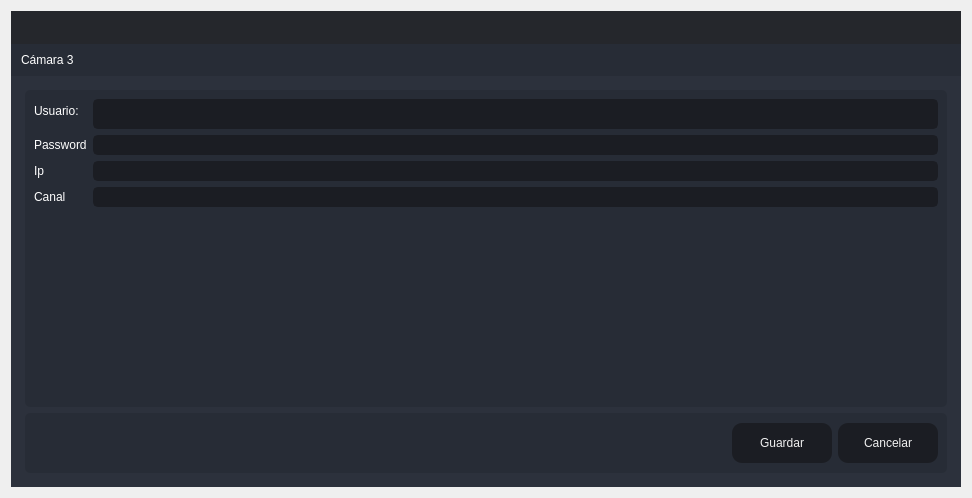
<?xml version="1.0" encoding="UTF-8"?>
<ui version="4.0">
 <class>Create_Aduana</class>
 <widget class="QDialog" name="Create_Aduana">
  <property name="windowModality">
   <enum>Qt::ApplicationModal</enum>
  </property>
  <property name="geometry">
   <rect>
    <x>0</x>
    <y>0</y>
    <width>972</width>
    <height>498</height>
   </rect>
  </property>
  <property name="windowTitle">
   <string>Actualizar</string>
  </property>
  <layout class="QVBoxLayout" name="verticalLayout_6">
   <item>
    <widget class="QFrame" name="frame_main">
     <property name="styleSheet">
      <string notr="true">/* LINE EDIT */
QLineEdit {
	background-color: rgb(27, 29, 35);
	border-radius: 5px;
	border: 2px solid rgb(27, 29, 35);
	padding-left: 10px;
}
QLineEdit:hover {
	border: 2px solid rgb(64, 71, 88);
}
QLineEdit:focus {
	border: 2px solid rgb(91, 101, 124);
}

/* SCROLL BARS */
QScrollBar:horizontal {
    border: none;
    background: rgb(52, 59, 72);
    height: 14px;
    margin: 0px 21px 0 21px;
	border-radius: 0px;
}
QScrollBar::handle:horizontal {
    background: rgb(85, 170, 255);
    min-width: 25px;
	border-radius: 7px
}
QScrollBar::add-line:horizontal {
    border: none;
    background: rgb(55, 63, 77);
    width: 20px;
	border-top-right-radius: 7px;
    border-bottom-right-radius: 7px;
    subcontrol-position: right;
    subcontrol-origin: margin;
}
QScrollBar::sub-line:horizontal {
    border: none;
    background: rgb(55, 63, 77);
    width: 20px;
	border-top-left-radius: 7px;
    border-bottom-left-radius: 7px;
    subcontrol-position: left;
    subcontrol-origin: margin;
}
QScrollBar::up-arrow:horizontal, QScrollBar::down-arrow:horizontal
{
     background: none;
}
QScrollBar::add-page:horizontal, QScrollBar::sub-page:horizontal
{
     background: none;
}
 QScrollBar:vertical {
	border: none;
    background: rgb(52, 59, 72);
    width: 14px;
    margin: 21px 0 21px 0;
	border-radius: 0px;
 }
 QScrollBar::handle:vertical {	
	background: rgb(85, 170, 255);
    min-height: 25px;
	border-radius: 7px
 }
 QScrollBar::add-line:vertical {
     border: none;
    background: rgb(55, 63, 77);
     height: 20px;
	border-bottom-left-radius: 7px;
    border-bottom-right-radius: 7px;
     subcontrol-position: bottom;
     subcontrol-origin: margin;
 }
 QScrollBar::sub-line:vertical {
	border: none;
    background: rgb(55, 63, 77);
     height: 20px;
	border-top-left-radius: 7px;
    border-top-right-radius: 7px;
     subcontrol-position: top;
     subcontrol-origin: margin;
 }
 QScrollBar::up-arrow:vertical, QScrollBar::down-arrow:vertical {
     background: none;
 }

 QScrollBar::add-page:vertical, QScrollBar::sub-page:vertical {
     background: none;
 }

/* CHECKBOX */
QCheckBox::indicator {
    border: 3px solid rgb(52, 59, 72);
	width: 15px;
	height: 15px;
	border-radius: 10px;
    background: rgb(44, 49, 60);
}
QCheckBox::indicator:hover {
    border: 3px solid rgb(58, 66, 81);
}
QCheckBox::indicator:checked {
    background: 3px solid rgb(52, 59, 72);
	border: 3px solid rgb(52, 59, 72);	
	background-image: url(:/16x16/icons/16x16/cil-check-alt.png);
}

/* RADIO BUTTON */
QRadioButton::indicator {
    border: 3px solid rgb(52, 59, 72);
	width: 15px;
	height: 15px;
	border-radius: 10px;
    background: rgb(44, 49, 60);
}
QRadioButton::indicator:hover {
    border: 3px solid rgb(58, 66, 81);
}
QRadioButton::indicator:checked {
    background: 3px solid rgb(94, 106, 130);
	border: 3px solid rgb(52, 59, 72);	
}

/* COMBOBOX */
QComboBox{
	background-color: rgb(27, 29, 35);
	border-radius: 5px;
	border: 2px solid rgb(27, 29, 35);
	padding: 5px;
	padding-left: 10px;
}
QComboBox:hover{
	border: 2px solid rgb(64, 71, 88);
}
QComboBox::drop-down {
	subcontrol-origin: padding;
	subcontrol-position: top right;
	width: 25px; 
	border-left-width: 3px;
	border-left-color: rgba(39, 44, 54, 150);
	border-left-style: solid;
	border-top-right-radius: 3px;
	border-bottom-right-radius: 3px;	
	background-image: url(:/16x16/icons/16x16/cil-arrow-bottom.png);
	background-position: center;
	background-repeat: no-reperat;
 }
QComboBox QAbstractItemView {
	color: rgb(85, 170, 255);	
	background-color: rgb(27, 29, 35);
	padding: 10px;
	selection-background-color: rgb(39, 44, 54);
}

/* SLIDERS */
QSlider::groove:horizontal {
    border-radius: 9px;
    height: 18px;
	margin: 0px;
	background-color: rgb(52, 59, 72);
}
QSlider::groove:horizontal:hover {
	background-color: rgb(55, 62, 76);
}
QSlider::handle:horizontal {
    background-color: rgb(85, 170, 255);
    border: none;
    height: 18px;
    width: 18px;
    margin: 0px;
	border-radius: 9px;
}
QSlider::handle:horizontal:hover {
    background-color: rgb(105, 180, 255);
}
QSlider::handle:horizontal:pressed {
    background-color: rgb(65, 130, 195);
}

QSlider::groove:vertical {
    border-radius: 9px;
    width: 18px;
    margin: 0px;
	background-color: rgb(52, 59, 72);
}
QSlider::groove:vertical:hover {
	background-color: rgb(55, 62, 76);
}
QSlider::handle:vertical {
    background-color: rgb(85, 170, 255);
	border: none;
    height: 18px;
    width: 18px;
    margin: 0px;
	border-radius: 9px;
}
QSlider::handle:vertical:hover {
    background-color: rgb(105, 180, 255);
}
QSlider::handle:vertical:pressed {
    background-color: rgb(65, 130, 195);
}

</string>
     </property>
     <property name="frameShape">
      <enum>QFrame::NoFrame</enum>
     </property>
     <property name="frameShadow">
      <enum>QFrame::Raised</enum>
     </property>
     <layout class="QVBoxLayout" name="verticalLayout">
      <property name="spacing">
       <number>0</number>
      </property>
      <property name="leftMargin">
       <number>0</number>
      </property>
      <property name="topMargin">
       <number>0</number>
      </property>
      <property name="rightMargin">
       <number>0</number>
      </property>
      <property name="bottomMargin">
       <number>0</number>
      </property>
      <item>
       <widget class="QFrame" name="frame_top">
        <property name="minimumSize">
         <size>
          <width>0</width>
          <height>65</height>
         </size>
        </property>
        <property name="maximumSize">
         <size>
          <width>16777215</width>
          <height>65</height>
         </size>
        </property>
        <property name="styleSheet">
         <string notr="true">background-color: transparent;</string>
        </property>
        <property name="frameShape">
         <enum>QFrame::NoFrame</enum>
        </property>
        <property name="frameShadow">
         <enum>QFrame::Raised</enum>
        </property>
        <layout class="QHBoxLayout" name="horizontalLayout_3">
         <property name="spacing">
          <number>0</number>
         </property>
         <property name="leftMargin">
          <number>0</number>
         </property>
         <property name="topMargin">
          <number>0</number>
         </property>
         <property name="rightMargin">
          <number>0</number>
         </property>
         <property name="bottomMargin">
          <number>0</number>
         </property>
         <item>
          <widget class="QFrame" name="frame_toggle">
           <property name="maximumSize">
            <size>
             <width>70</width>
             <height>16777215</height>
            </size>
           </property>
           <property name="styleSheet">
            <string notr="true">background-color: rgb(27, 29, 35);</string>
           </property>
           <property name="frameShape">
            <enum>QFrame::NoFrame</enum>
           </property>
           <property name="frameShadow">
            <enum>QFrame::Raised</enum>
           </property>
           <layout class="QVBoxLayout" name="verticalLayout_3">
            <property name="spacing">
             <number>0</number>
            </property>
            <property name="leftMargin">
             <number>0</number>
            </property>
            <property name="topMargin">
             <number>0</number>
            </property>
            <property name="rightMargin">
             <number>0</number>
            </property>
            <property name="bottomMargin">
             <number>0</number>
            </property>
           </layout>
          </widget>
         </item>
         <item>
          <widget class="QFrame" name="frame_top_right">
           <property name="styleSheet">
            <string notr="true">background: transparent;</string>
           </property>
           <property name="frameShape">
            <enum>QFrame::NoFrame</enum>
           </property>
           <property name="frameShadow">
            <enum>QFrame::Raised</enum>
           </property>
           <layout class="QVBoxLayout" name="verticalLayout_2">
            <property name="spacing">
             <number>0</number>
            </property>
            <property name="leftMargin">
             <number>0</number>
            </property>
            <property name="topMargin">
             <number>0</number>
            </property>
            <property name="rightMargin">
             <number>0</number>
            </property>
            <property name="bottomMargin">
             <number>0</number>
            </property>
            <item>
             <widget class="QFrame" name="frame_top_btns">
              <property name="maximumSize">
               <size>
                <width>16777215</width>
                <height>42</height>
               </size>
              </property>
              <property name="styleSheet">
               <string notr="true">background-color: rgba(27, 29, 35, 200)</string>
              </property>
              <property name="frameShape">
               <enum>QFrame::NoFrame</enum>
              </property>
              <property name="frameShadow">
               <enum>QFrame::Raised</enum>
              </property>
              <layout class="QHBoxLayout" name="horizontalLayout_4">
               <property name="spacing">
                <number>0</number>
               </property>
               <property name="leftMargin">
                <number>0</number>
               </property>
               <property name="topMargin">
                <number>0</number>
               </property>
               <property name="rightMargin">
                <number>0</number>
               </property>
               <property name="bottomMargin">
                <number>0</number>
               </property>
               <item>
                <widget class="QFrame" name="frame_label_top_btns">
                 <property name="sizePolicy">
                  <sizepolicy hsizetype="Expanding" vsizetype="Preferred">
                   <horstretch>0</horstretch>
                   <verstretch>0</verstretch>
                  </sizepolicy>
                 </property>
                 <property name="frameShape">
                  <enum>QFrame::NoFrame</enum>
                 </property>
                 <property name="frameShadow">
                  <enum>QFrame::Raised</enum>
                 </property>
                 <layout class="QHBoxLayout" name="horizontalLayout_10">
                  <property name="spacing">
                   <number>0</number>
                  </property>
                  <property name="leftMargin">
                   <number>5</number>
                  </property>
                  <property name="topMargin">
                   <number>0</number>
                  </property>
                  <property name="rightMargin">
                   <number>10</number>
                  </property>
                  <property name="bottomMargin">
                   <number>0</number>
                  </property>
                 </layout>
                </widget>
               </item>
               <item alignment="Qt::AlignRight">
                <widget class="QFrame" name="frame_btns_right">
                 <property name="sizePolicy">
                  <sizepolicy hsizetype="Expanding" vsizetype="Preferred">
                   <horstretch>0</horstretch>
                   <verstretch>0</verstretch>
                  </sizepolicy>
                 </property>
                 <property name="maximumSize">
                  <size>
                   <width>120</width>
                   <height>16777215</height>
                  </size>
                 </property>
                 <property name="frameShape">
                  <enum>QFrame::NoFrame</enum>
                 </property>
                 <property name="frameShadow">
                  <enum>QFrame::Raised</enum>
                 </property>
                 <layout class="QHBoxLayout" name="horizontalLayout_5">
                  <property name="spacing">
                   <number>0</number>
                  </property>
                  <property name="leftMargin">
                   <number>0</number>
                  </property>
                  <property name="topMargin">
                   <number>0</number>
                  </property>
                  <property name="rightMargin">
                   <number>0</number>
                  </property>
                  <property name="bottomMargin">
                   <number>0</number>
                  </property>
                 </layout>
                </widget>
               </item>
              </layout>
             </widget>
            </item>
            <item>
             <widget class="QFrame" name="frame_top_info">
              <property name="maximumSize">
               <size>
                <width>16777215</width>
                <height>65</height>
               </size>
              </property>
              <property name="styleSheet">
               <string notr="true">background-color: rgb(39, 44, 54);</string>
              </property>
              <property name="frameShape">
               <enum>QFrame::NoFrame</enum>
              </property>
              <property name="frameShadow">
               <enum>QFrame::Raised</enum>
              </property>
              <layout class="QHBoxLayout" name="horizontalLayout_8">
               <property name="spacing">
                <number>0</number>
               </property>
               <property name="leftMargin">
                <number>10</number>
               </property>
               <property name="topMargin">
                <number>0</number>
               </property>
               <property name="rightMargin">
                <number>10</number>
               </property>
               <property name="bottomMargin">
                <number>0</number>
               </property>
               <item>
                <widget class="QLabel" name="label">
                 <property name="styleSheet">
                  <string notr="true">font: 75 16pt &quot;MS Shell Dlg 2&quot;;
image: url(:/80x80/icons/80x80/ct-camaras.png);
color: rgb(255, 255, 255);</string>
                 </property>
                 <property name="text">
                  <string>Cámara 3</string>
                 </property>
                </widget>
               </item>
              </layout>
             </widget>
            </item>
           </layout>
          </widget>
         </item>
        </layout>
       </widget>
      </item>
      <item>
       <widget class="QFrame" name="frame_center">
        <property name="sizePolicy">
         <sizepolicy hsizetype="Expanding" vsizetype="Expanding">
          <horstretch>0</horstretch>
          <verstretch>0</verstretch>
         </sizepolicy>
        </property>
        <property name="styleSheet">
         <string notr="true">background-color: rgb(40, 44, 52);</string>
        </property>
        <property name="frameShape">
         <enum>QFrame::NoFrame</enum>
        </property>
        <property name="frameShadow">
         <enum>QFrame::Raised</enum>
        </property>
        <layout class="QHBoxLayout" name="horizontalLayout_2">
         <property name="spacing">
          <number>0</number>
         </property>
         <property name="leftMargin">
          <number>0</number>
         </property>
         <property name="topMargin">
          <number>0</number>
         </property>
         <property name="rightMargin">
          <number>0</number>
         </property>
         <property name="bottomMargin">
          <number>0</number>
         </property>
         <item>
          <widget class="QFrame" name="frame_content_right">
           <property name="styleSheet">
            <string notr="true">background-color: rgb(44, 49, 60);</string>
           </property>
           <property name="frameShape">
            <enum>QFrame::NoFrame</enum>
           </property>
           <property name="frameShadow">
            <enum>QFrame::Raised</enum>
           </property>
           <layout class="QVBoxLayout" name="verticalLayout_4">
            <property name="spacing">
             <number>0</number>
            </property>
            <property name="leftMargin">
             <number>0</number>
            </property>
            <property name="topMargin">
             <number>0</number>
            </property>
            <property name="rightMargin">
             <number>0</number>
            </property>
            <property name="bottomMargin">
             <number>0</number>
            </property>
            <item>
             <widget class="QFrame" name="frame_content">
              <property name="frameShape">
               <enum>QFrame::NoFrame</enum>
              </property>
              <property name="frameShadow">
               <enum>QFrame::Raised</enum>
              </property>
              <layout class="QVBoxLayout" name="verticalLayout_9">
               <property name="spacing">
                <number>0</number>
               </property>
               <property name="leftMargin">
                <number>5</number>
               </property>
               <property name="topMargin">
                <number>5</number>
               </property>
               <property name="rightMargin">
                <number>5</number>
               </property>
               <property name="bottomMargin">
                <number>5</number>
               </property>
               <item>
                <widget class="QStackedWidget" name="stackedWidget">
                 <property name="styleSheet">
                  <string notr="true">background: transparent;</string>
                 </property>
                 <property name="currentIndex">
                  <number>0</number>
                 </property>
                 <widget class="QWidget" name="page_home">
                  <layout class="QVBoxLayout" name="verticalLayout_10">
                   <item>
                    <widget class="QFrame" name="frame">
                     <property name="styleSheet">
                      <string notr="true">background-color: rgb(39, 44, 54);
border-radius: 5px;</string>
                     </property>
                     <property name="frameShape">
                      <enum>QFrame::StyledPanel</enum>
                     </property>
                     <property name="frameShadow">
                      <enum>QFrame::Raised</enum>
                     </property>
                     <layout class="QVBoxLayout" name="verticalLayout_5">
                      <item>
                       <layout class="QFormLayout" name="formLayout_2">
                        <item row="0" column="0">
                         <widget class="QLabel" name="label_2">
                          <property name="styleSheet">
                           <string notr="true">font: 75 12pt &quot;MS Shell Dlg 2&quot;;
color: rgb(255, 255, 255);</string>
                          </property>
                          <property name="text">
                           <string>Usuario: </string>
                          </property>
                         </widget>
                        </item>
                        <item row="0" column="1">
                         <widget class="QLineEdit" name="lineUpdateUsuario">
                          <property name="minimumSize">
                           <size>
                            <width>0</width>
                            <height>30</height>
                           </size>
                          </property>
                          <property name="styleSheet">
                           <string notr="true">QLineEdit {
	background-color: rgb(27, 29, 35);
	border-radius: 5px;
	border: 2px solid rgb(27, 29, 35);
	padding-left: 10px;
	font: 75 12pt &quot;MS Shell Dlg 2&quot;;
	color: rgb(255, 255, 255);
}
QLineEdit:hover {
	border: 2px solid rgb(64, 71, 88);
}
QLineEdit:focus {
	border: 2px solid rgb(91, 101, 124);
}</string>
                          </property>
                         </widget>
                        </item>
                        <item row="1" column="0">
                         <widget class="QLabel" name="label_3">
                          <property name="styleSheet">
                           <string notr="true">font: 75 12pt &quot;MS Shell Dlg 2&quot;;
color: rgb(255, 255, 255);</string>
                          </property>
                          <property name="text">
                           <string>Password</string>
                          </property>
                         </widget>
                        </item>
                        <item row="1" column="1">
                         <widget class="QLineEdit" name="lineUpdatePassword">
                          <property name="styleSheet">
                           <string notr="true">QLineEdit {
	background-color: rgb(27, 29, 35);
	border-radius: 5px;
	border: 2px solid rgb(27, 29, 35);
	padding-left: 10px;
	font: 75 12pt &quot;MS Shell Dlg 2&quot;;
	color: rgb(255, 255, 255);
}
QLineEdit:hover {
	border: 2px solid rgb(64, 71, 88);
}
QLineEdit:focus {
	border: 2px solid rgb(91, 101, 124);
}</string>
                          </property>
                          <property name="echoMode">
                           <enum>QLineEdit::PasswordEchoOnEdit</enum>
                          </property>
                         </widget>
                        </item>
                        <item row="2" column="0">
                         <widget class="QLabel" name="label_4">
                          <property name="styleSheet">
                           <string notr="true">font: 75 12pt &quot;MS Shell Dlg 2&quot;;
color: rgb(255, 255, 255);</string>
                          </property>
                          <property name="text">
                           <string>Ip</string>
                          </property>
                         </widget>
                        </item>
                        <item row="2" column="1">
                         <widget class="QLineEdit" name="lineUpdateIp">
                          <property name="styleSheet">
                           <string notr="true">QLineEdit {
	background-color: rgb(27, 29, 35);
	border-radius: 5px;
	border: 2px solid rgb(27, 29, 35);
	padding-left: 10px;
	font: 75 12pt &quot;MS Shell Dlg 2&quot;;
	color: rgb(255, 255, 255);
}
QLineEdit:hover {
	border: 2px solid rgb(64, 71, 88);
}
QLineEdit:focus {
	border: 2px solid rgb(91, 101, 124);
}</string>
                          </property>
                         </widget>
                        </item>
                        <item row="3" column="0">
                         <widget class="QLabel" name="label_5">
                          <property name="styleSheet">
                           <string notr="true">font: 75 12pt &quot;MS Shell Dlg 2&quot;;
color: rgb(255, 255, 255);</string>
                          </property>
                          <property name="text">
                           <string>Canal</string>
                          </property>
                         </widget>
                        </item>
                        <item row="3" column="1">
                         <widget class="QLineEdit" name="lineUpdateCanal">
                          <property name="styleSheet">
                           <string notr="true">QLineEdit {
	background-color: rgb(27, 29, 35);
	border-radius: 5px;
	border: 2px solid rgb(27, 29, 35);
	padding-left: 10px;
	font: 75 12pt &quot;MS Shell Dlg 2&quot;;
	color: rgb(255, 255, 255);
}
QLineEdit:hover {
	border: 2px solid rgb(64, 71, 88);
}
QLineEdit:focus {
	border: 2px solid rgb(91, 101, 124);
}</string>
                          </property>
                         </widget>
                        </item>
                       </layout>
                      </item>
                     </layout>
                    </widget>
                   </item>
                   <item>
                    <widget class="QFrame" name="frame_2">
                     <property name="minimumSize">
                      <size>
                       <width>0</width>
                       <height>60</height>
                      </size>
                     </property>
                     <property name="maximumSize">
                      <size>
                       <width>16777215</width>
                       <height>60</height>
                      </size>
                     </property>
                     <property name="styleSheet">
                      <string notr="true">background-color: rgb(39, 44, 54);
border-radius: 5px;</string>
                     </property>
                     <property name="frameShape">
                      <enum>QFrame::StyledPanel</enum>
                     </property>
                     <property name="frameShadow">
                      <enum>QFrame::Raised</enum>
                     </property>
                     <layout class="QHBoxLayout" name="horizontalLayout_9">
                      <item>
                       <layout class="QGridLayout" name="gridLayout">
                        <item row="0" column="0">
                         <spacer name="horizontalSpacer">
                          <property name="orientation">
                           <enum>Qt::Horizontal</enum>
                          </property>
                          <property name="sizeHint" stdset="0">
                           <size>
                            <width>40</width>
                            <height>20</height>
                           </size>
                          </property>
                         </spacer>
                        </item>
                        <item row="0" column="1">
                         <widget class="QPushButton" name="btnUpdateCompany">
                          <property name="minimumSize">
                           <size>
                            <width>100</width>
                            <height>40</height>
                           </size>
                          </property>
                          <property name="styleSheet">
                           <string notr="true">QPushButton {
	border-color: rgb(27, 29, 35);
	font: 75 10pt &quot;MS Shell Dlg 2&quot;;
	color: rgb(240, 240, 240);
	background-color: rgb(27, 29, 35);
	border: 0px solid;
	border-radius: 10px;	
}
QPushButton:hover {
	background-color:rgb(44, 49, 60);
	border-color: rgb(27, 29, 35);
	border: 2px solid;
}</string>
                          </property>
                          <property name="text">
                           <string>Guardar</string>
                          </property>
                         </widget>
                        </item>
                        <item row="0" column="2">
                         <widget class="QPushButton" name="btnCancelCompany">
                          <property name="minimumSize">
                           <size>
                            <width>100</width>
                            <height>40</height>
                           </size>
                          </property>
                          <property name="styleSheet">
                           <string notr="true">QPushButton {
	border-color: rgb(27, 29, 35);
	font: 75 10pt &quot;MS Shell Dlg 2&quot;;
	color: rgb(240, 240, 240);
	background-color: rgb(27, 29, 35);
	border: 0px solid;
	border-radius: 10px;	
}
QPushButton:hover {
	background-color:rgb(44, 49, 60);
	border-color: rgb(27, 29, 35);
	border: 2px solid;
}</string>
                          </property>
                          <property name="text">
                           <string>Cancelar</string>
                          </property>
                         </widget>
                        </item>
                       </layout>
                      </item>
                     </layout>
                    </widget>
                   </item>
                  </layout>
                 </widget>
                </widget>
               </item>
              </layout>
             </widget>
            </item>
           </layout>
          </widget>
         </item>
        </layout>
       </widget>
      </item>
     </layout>
    </widget>
   </item>
  </layout>
 </widget>
 <resources>
  <include location="files.qrc"/>
 </resources>
 <connections/>
</ui>
